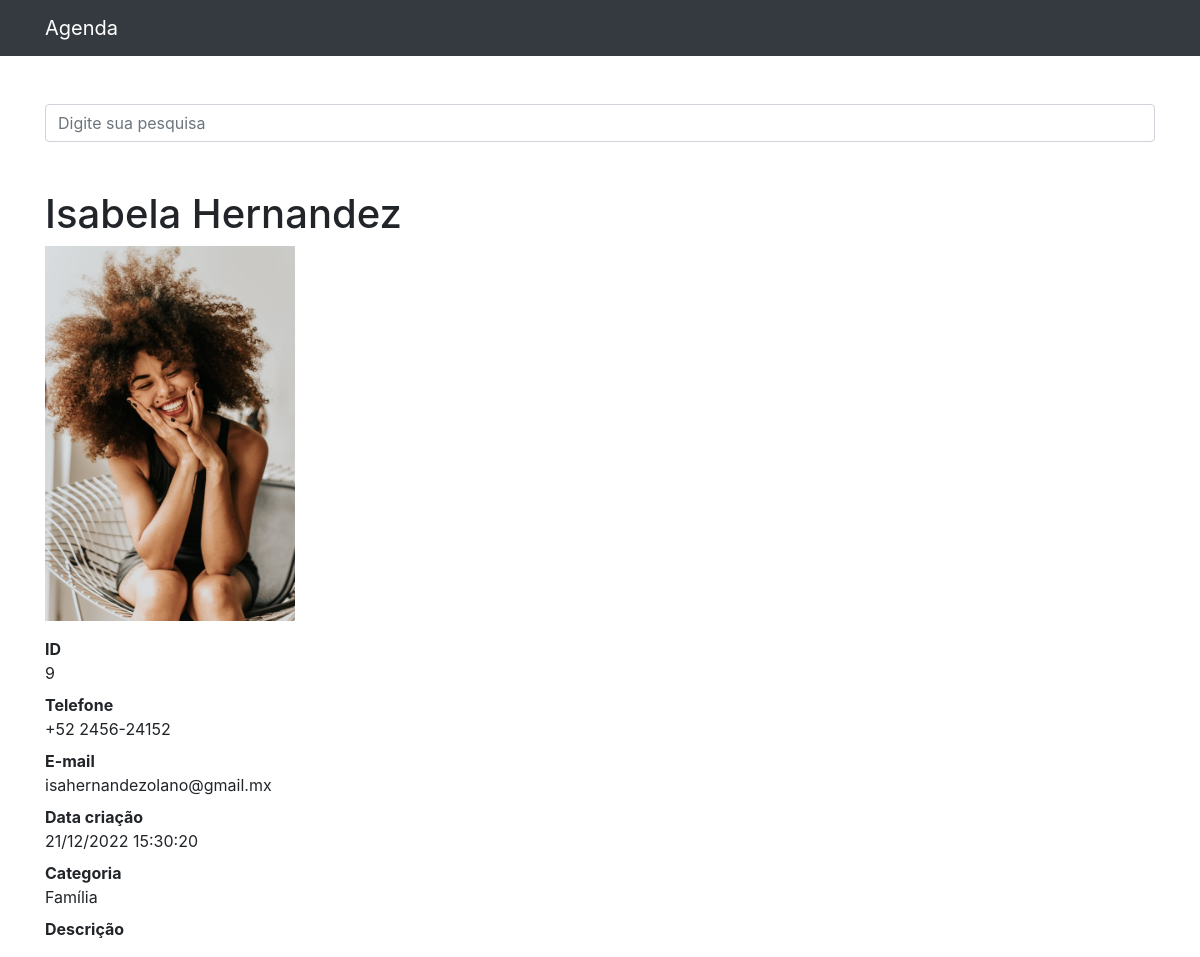
Screenshot of /9 with the database file from the repository.
### contatos/models.py (models this page shows, shortened)
class Contato(models.Model):
    nome = models.CharField(max_length=255)
    sobrenome = models.CharField(max_length=255, blank=True)
    telefone = models.CharField(max_length=255)
    email = models.CharField(max_length=255, blank=True)
    data_criacao = models.DateTimeField(default=timezone.now)
    descricao = models.TextField(blank=True)
    categoria = models.ForeignKey(Categoria, on_delete=models.DO_NOTHING)
    mostrar = models.BooleanField(default=True)
    foto = models.ImageField(blank=True, upload_to='fotos/%Y/%m/%d')

class Categoria(models.Model):
    nome = models.CharField(max_length=255)
    def __str__(self):
        return self.nome

### contatos/views.py (the view)
# urls.py: path('<int:contato_id>', views.ver_contato, name='ver_contato'),
def ver_contato(request, contato_id):
    contato = get_object_or_404(Contato, id=contato_id)
    if not contato.mostrar:
        raise Http404()
    return render(request, 'contatos/ver_contato.html', {
        'contato': contato
    })

### contatos/templates/contatos/ver_contato.html (shortened to what this page needs)
{% extends 'base.html' %}
{%block conteudo%}
<h1 class="mt-5">{{ contato.nome }} {{ contato.sobrenome }}</h1>
{% if contato.foto %}
  <p>
    <img src="{{ contato.foto.url }}" style="max-width: 250px; height:auto">
  </p>
{% endif %}
<dl>
    <dt>ID</dt>
    <dd>{{ contato.id }}</dd>
    <dt>Telefone</dt>
    <dd>{{ contato.telefone }}</dd>
    <dt>E-mail</dt>
    <dd>{{ contato.email }}</dd>
    <dt>Data criação</dt>
    <dd>{{ contato.data_criacao| date:'d/m/Y H:i:s'  }}</dd>
    <dt>Categoria</dt>
    <dd>{{ contato.categoria }}</dd>
    <dt>Descrição</dt>
</dl>
{%endblock%}

### rows the page displays
Contato: nome "Isabela", sobrenome "Hernandez", foto (picture), id "9", telefone "+52 2456-24152", email "isahernandezolano@gmail.mx", data_criacao "21/12/2022 15:30:20", categoria "Família"
